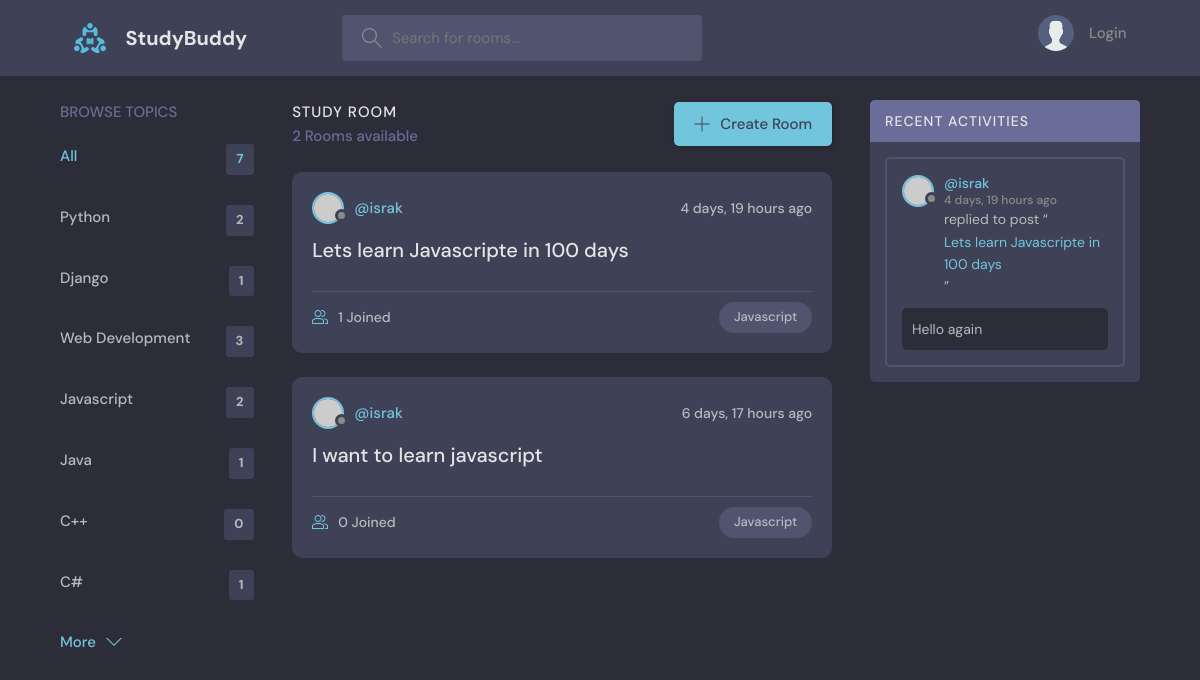
/?q=Javascript, run on the app's committed database.
### base/models.py (models this page shows, shortened)
class Topic(models.Model):
    name = models.CharField(max_length=200)

class Room(models.Model):
    host = models.ForeignKey(User, on_delete=models.SET_NULL, null=True)
    topic = models.ForeignKey(Topic, on_delete=models.SET_NULL, null=True)
    name = models.CharField(max_length=200)
    description = models.TextField(null=True, blank=True)
    participants = models.ManyToManyField(
        User, related_name='participants', blank=True)
    updated = models.DateTimeField(auto_now=True)
    created = models.DateTimeField(auto_now_add=True)
    class Meta:
        ordering = ['-updated', '-created']
    def __str__(self):
        return self.name

class Message(models.Model):
    user = models.ForeignKey(User, on_delete=models.CASCADE)
    room = models.ForeignKey(Room, on_delete=models.CASCADE)
    body = models.TextField()
    updated = models.DateTimeField(auto_now=True)
    created = models.DateTimeField(auto_now_add=True)
    class Meta:
        ordering = ['-updated', '-created']

### base/views.py (the view)
# urls.py: path('', views.home, name="home"),
def home(request):
    q = request.GET.get('q') if request.GET.get('q') != None else ''
    rooms = Room.objects.filter(
        Q(topic__name__icontains=q) |
        Q(name__icontains=q) |
        Q(description__icontains=q)
    )
    topic = Topic.objects.all()
    room_count = rooms.count()
    room_messages = Message.objects.filter(Q(room__name__icontains=q))
    context = {'rooms': rooms, 'topics': topic,
               'room_count': room_count, 'room_messages': room_messages}
    return render(request, 'base/home.html', context)

### base/templates/base/home.html (shortened to what this page needs)
{% extends 'main.html' %}
{% block content %}
<main class="layout layout--3">
  <div class="container">
    {% include 'base/topics_component.html' %}
    <div class="roomList">
      <div class="roomList__header">
        <div>
          <h2>Study Room</h2>
          <p>{{room_count}} Rooms available</p>
        </div>
        <a class="btn btn--main" href="{% url 'create-room' %}">
          <svg version="1.1" xmlns="http://www.w3.org/2000/svg" width="32" height="32" viewBox="0 0 32 32">
            <title>add</title>
            <path
              d="M16.943 0.943h-1.885v14.115h-14.115v1.885h14.115v14.115h1.885v-14.115h14.115v-1.885h-14.115v-14.115z">
            </path>
          </svg>
          Create Room
        </a>
      </div>
      {% include 'base/feed_component.html' %}
    </div>
    {% include 'base/activity_component.html' %}
  </div>
</main>
{% endblock %}

### base/templates/base/topics_component.html
<div class="topics">
    <div class="topics__header">
      <h2>Browse Topics</h2>
    </div>
    <ul class="topics__list">
      <li>
        <a href="{% url 'home' %}" class="active">All <span>{{topics.count}}</span></a>
      </li>
      {% for topic in topics %}
      <li>
        <a href="{% url 'home' %}?q={{topic.name}}">{{topic.name}} <span>{{topic.room_set.all.count}}</span></a>
      </li>
      {% endfor %}
    </ul>
    <a class="btn btn--link" href="topics.html">
      More
      <svg version="1.1" xmlns="http://www.w3.org/2000/svg" width="32" height="32" viewBox="0 0 32 32">
        <title>chevron-down</title>
        <path d="M16 21l-13-13h-3l16 16 16-16h-3l-13 13z"></path>
      </svg>
    </a>
  </div>

### base/templates/base/feed_component.html (shortened to what this page needs)
{% for room in rooms %}
<div class="roomListRoom">
    <div class="roomListRoom__header">
      <a href="{% url 'user-profile' room.host.id %}" class="roomListRoom__author">
        <div class="avatar avatar--small">
          <img src="https://randomuser.me/api/portraits/women/11.jpg" />
        </div>
        <span>@{{room.host.username}}</span>
      </a>
      <div class="roomListRoom__actions">
        <span>{{room.created|timesince}} ago</span>
      </div>
    </div>
    <div class="roomListRoom__content">
      <a href="{% url 'room' room.id %}">{{room.name}}</a>
    </div>
    <div class="roomListRoom__meta">
      <a href="{% url 'room' room.id %}" class="roomListRoom__joined">
        {{room.participants.all.count}} Joined
      </a>
      <p class="roomListRoom__topic">{{room.topic.name}}</p>
    </div>
  </div>
{% endfor %}

### base/templates/base/activity_component.html (shortened to what this page needs)
<div class="activities">
    <div class="activities__header">
      <h2>Recent Activities</h2>
    </div>
    {% for message in room_messages %}
    <div class="activities__box">
      <div class="activities__boxHeader roomListRoom__header">
        <a href="{% url 'user-profile' message.user.id %}" class="roomListRoom__author">
          <div class="avatar avatar--small">
            <img src="https://randomuser.me/api/portraits/women/11.jpg" />
          </div>
          <p>
            @{{message.user}}
            <span>{{message.created|timesince}} ago</span>
          </p>
        </a>
      </div>
      <div class="activities__boxContent">
        <p>replied to post “<a href="{% url 'room' message.room.id %}">{{message.room}}</a>”</p>
        <div class="activities__boxRoomContent">
            {{message.body}}
        </div>
      </div>
    </div>
    {% endfor %}
  </div>

### data on the page
Topic: name "Python", room_set.all.count "2"
Topic: name "Django", room_set.all.count "1"
Topic: name "Web Development", room_set.all.count "3"
Topic: name "Javascript", room_set.all.count "2"
Topic: name "Java", room_set.all.count "1"
Topic: name "C++", room_set.all.count "0"
Topic: name "C#", room_set.all.count "1"
Room: host.username "israk", created "4 days, 19 hours", name "Lets learn Javascripte in 100 days", participants.all.count "1", topic.name "Javascript"
Room: host.username "israk", created "6 days, 17 hours", name "I want to learn javascript", participants.all.count "0", topic.name "Javascript"
Message: user "israk", created "4 days, 19 hours", room "Lets learn Javascripte in 100 days", body "Hello again"

### other printed values
{{ topics.count }} "7"
{{ room_count }} "2"
